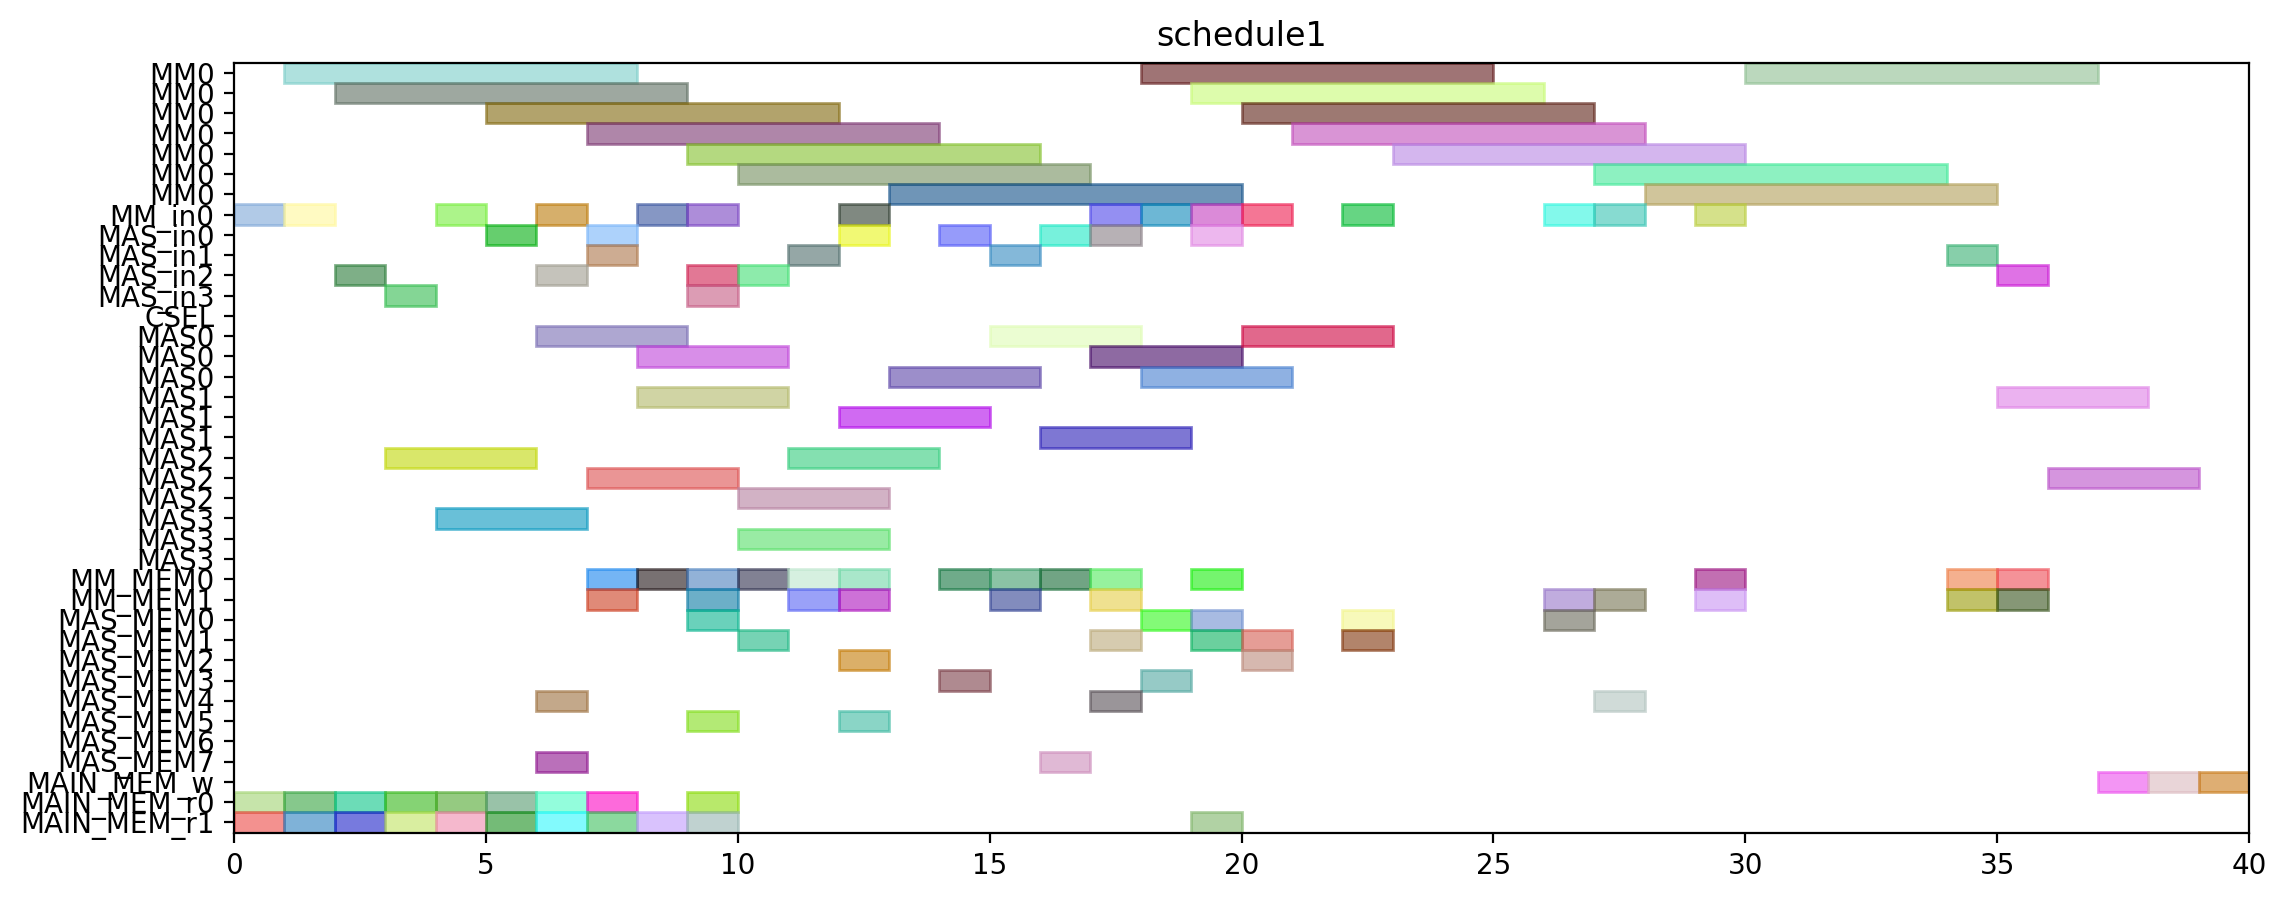

Write the Python code that produced this figure.
from pyschedule import Scenario, solvers, plotters, alt


def solve():
	horizon = 150
	S = Scenario("schedule1", horizon=horizon)

	# resource
	MM = S.Resources('MM', num=1, size=7)
	MM_in = S.Resources('MM_in', num=1)
	MAS_in = S.Resources('MAS_in', num=4)
	CSEL = S.Resource('CSEL')
	MAS = S.Resources('MAS', num=4, size=3, periods=range(1, horizon))
	MM_MEM = S.Resources('MM_MEM', num=2)
	MAS_MEM = S.Resources('MAS_MEM', num=8)
	MAIN_MEM_w = S.Resource('MAIN_MEM_w', size=1)
	MAIN_MEM_r = S.Resources('MAIN_MEM_r', num=2)

	# result of previous scheduling
	t0_in = S.Task('t0_in', length=1, delay_cost=1)
	S += t0_in >= 0
	t0_in += MM_in[0]

	t0_mem0 = S.Task('t0_mem0', length=1, delay_cost=1)
	S += t0_mem0 >= 0
	t0_mem0 += MAIN_MEM_r[0]

	t0_mem1 = S.Task('t0_mem1', length=1, delay_cost=1)
	S += t0_mem1 >= 0
	t0_mem1 += MAIN_MEM_r[1]

	t0 = S.Task('t0', length=7, delay_cost=1)
	S += t0 >= 1
	t0 += MM[0]

	t2_in = S.Task('t2_in', length=1, delay_cost=1)
	S += t2_in >= 1
	t2_in += MM_in[0]

	t2_mem0 = S.Task('t2_mem0', length=1, delay_cost=1)
	S += t2_mem0 >= 1
	t2_mem0 += MAIN_MEM_r[0]

	t2_mem1 = S.Task('t2_mem1', length=1, delay_cost=1)
	S += t2_mem1 >= 1
	t2_mem1 += MAIN_MEM_r[1]

	t2 = S.Task('t2', length=7, delay_cost=1)
	S += t2 >= 2
	t2 += MM[0]

	t3_in = S.Task('t3_in', length=1, delay_cost=1)
	S += t3_in >= 2
	t3_in += MAS_in[2]

	t3_mem0 = S.Task('t3_mem0', length=1, delay_cost=1)
	S += t3_mem0 >= 2
	t3_mem0 += MAIN_MEM_r[0]

	t3_mem1 = S.Task('t3_mem1', length=1, delay_cost=1)
	S += t3_mem1 >= 2
	t3_mem1 += MAIN_MEM_r[1]

	t3 = S.Task('t3', length=3, delay_cost=1)
	S += t3 >= 3
	t3 += MAS[2]

	t4_in = S.Task('t4_in', length=1, delay_cost=1)
	S += t4_in >= 3
	t4_in += MAS_in[3]

	t4_mem0 = S.Task('t4_mem0', length=1, delay_cost=1)
	S += t4_mem0 >= 3
	t4_mem0 += MAIN_MEM_r[0]

	t4_mem1 = S.Task('t4_mem1', length=1, delay_cost=1)
	S += t4_mem1 >= 3
	t4_mem1 += MAIN_MEM_r[1]

	t1_in = S.Task('t1_in', length=1, delay_cost=1)
	S += t1_in >= 4
	t1_in += MM_in[0]

	t1_mem0 = S.Task('t1_mem0', length=1, delay_cost=1)
	S += t1_mem0 >= 4
	t1_mem0 += MAIN_MEM_r[0]

	t1_mem1 = S.Task('t1_mem1', length=1, delay_cost=1)
	S += t1_mem1 >= 4
	t1_mem1 += MAIN_MEM_r[1]

	t4 = S.Task('t4', length=3, delay_cost=1)
	S += t4 >= 4
	t4 += MAS[3]

	t1 = S.Task('t1', length=7, delay_cost=1)
	S += t1 >= 5
	t1 += MM[0]

	t13_in = S.Task('t13_in', length=1, delay_cost=1)
	S += t13_in >= 5
	t13_in += MAS_in[0]

	t13_mem0 = S.Task('t13_mem0', length=1, delay_cost=1)
	S += t13_mem0 >= 5
	t13_mem0 += MAIN_MEM_r[0]

	t13_mem1 = S.Task('t13_mem1', length=1, delay_cost=1)
	S += t13_mem1 >= 5
	t13_mem1 += MAIN_MEM_r[1]

	t13 = S.Task('t13', length=3, delay_cost=1)
	S += t13 >= 6
	t13 += MAS[0]

	t14_in = S.Task('t14_in', length=1, delay_cost=1)
	S += t14_in >= 6
	t14_in += MAS_in[2]

	t14_mem0 = S.Task('t14_mem0', length=1, delay_cost=1)
	S += t14_mem0 >= 6
	t14_mem0 += MAIN_MEM_r[0]

	t14_mem1 = S.Task('t14_mem1', length=1, delay_cost=1)
	S += t14_mem1 >= 6
	t14_mem1 += MAIN_MEM_r[1]

	t5_in = S.Task('t5_in', length=1, delay_cost=1)
	S += t5_in >= 6
	t5_in += MM_in[0]

	t5_mem0 = S.Task('t5_mem0', length=1, delay_cost=1)
	S += t5_mem0 >= 6
	t5_mem0 += MAS_MEM[4]

	t5_mem1 = S.Task('t5_mem1', length=1, delay_cost=1)
	S += t5_mem1 >= 6
	t5_mem1 += MAS_MEM[7]

	t14 = S.Task('t14', length=3, delay_cost=1)
	S += t14 >= 7
	t14 += MAS[2]

	t18_in = S.Task('t18_in', length=1, delay_cost=1)
	S += t18_in >= 7
	t18_in += MAS_in[0]

	t18_mem0 = S.Task('t18_mem0', length=1, delay_cost=1)
	S += t18_mem0 >= 7
	t18_mem0 += MM_MEM[0]

	t18_mem1 = S.Task('t18_mem1', length=1, delay_cost=1)
	S += t18_mem1 >= 7
	t18_mem1 += MM_MEM[1]

	t5 = S.Task('t5', length=7, delay_cost=1)
	S += t5 >= 7
	t5 += MM[0]

	t8_in = S.Task('t8_in', length=1, delay_cost=1)
	S += t8_in >= 7
	t8_in += MAS_in[1]

	t8_mem0 = S.Task('t8_mem0', length=1, delay_cost=1)
	S += t8_mem0 >= 7
	t8_mem0 += MAIN_MEM_r[0]

	t8_mem1 = S.Task('t8_mem1', length=1, delay_cost=1)
	S += t8_mem1 >= 7
	t8_mem1 += MAIN_MEM_r[1]

	t18 = S.Task('t18', length=3, delay_cost=1)
	S += t18 >= 8
	t18 += MAS[0]

	t20_in = S.Task('t20_in', length=1, delay_cost=1)
	S += t20_in >= 8
	t20_in += MM_in[0]

	t20_mem0 = S.Task('t20_mem0', length=1, delay_cost=1)
	S += t20_mem0 >= 8
	t20_mem0 += MM_MEM[0]

	t20_mem1 = S.Task('t20_mem1', length=1, delay_cost=1)
	S += t20_mem1 >= 8
	t20_mem1 += MAIN_MEM_r[1]

	t8 = S.Task('t8', length=3, delay_cost=1)
	S += t8 >= 8
	t8 += MAS[1]

	t15_in = S.Task('t15_in', length=1, delay_cost=1)
	S += t15_in >= 9
	t15_in += MM_in[0]

	t15_mem0 = S.Task('t15_mem0', length=1, delay_cost=1)
	S += t15_mem0 >= 9
	t15_mem0 += MAS_MEM[0]

	t15_mem1 = S.Task('t15_mem1', length=1, delay_cost=1)
	S += t15_mem1 >= 9
	t15_mem1 += MAS_MEM[5]

	t16_in = S.Task('t16_in', length=1, delay_cost=1)
	S += t16_in >= 9
	t16_in += MAS_in[3]

	t16_mem0 = S.Task('t16_mem0', length=1, delay_cost=1)
	S += t16_mem0 >= 9
	t16_mem0 += MM_MEM[0]

	t16_mem1 = S.Task('t16_mem1', length=1, delay_cost=1)
	S += t16_mem1 >= 9
	t16_mem1 += MM_MEM[1]

	t20 = S.Task('t20', length=7, delay_cost=1)
	S += t20 >= 9
	t20 += MM[0]

	t9_in = S.Task('t9_in', length=1, delay_cost=1)
	S += t9_in >= 9
	t9_in += MAS_in[2]

	t9_mem0 = S.Task('t9_mem0', length=1, delay_cost=1)
	S += t9_mem0 >= 9
	t9_mem0 += MAIN_MEM_r[0]

	t9_mem1 = S.Task('t9_mem1', length=1, delay_cost=1)
	S += t9_mem1 >= 9
	t9_mem1 += MAIN_MEM_r[1]

	t15 = S.Task('t15', length=7, delay_cost=1)
	S += t15 >= 10
	t15 += MM[0]

	t16 = S.Task('t16', length=3, delay_cost=1)
	S += t16 >= 10
	t16 += MAS[3]

	t19_in = S.Task('t19_in', length=1, delay_cost=1)
	S += t19_in >= 10
	t19_in += MAS_in[2]

	t19_mem0 = S.Task('t19_mem0', length=1, delay_cost=1)
	S += t19_mem0 >= 10
	t19_mem0 += MM_MEM[0]

	t19_mem1 = S.Task('t19_mem1', length=1, delay_cost=1)
	S += t19_mem1 >= 10
	t19_mem1 += MAS_MEM[1]

	t9 = S.Task('t9', length=3, delay_cost=1)
	S += t9 >= 10
	t9 += MAS[2]

	t19 = S.Task('t19', length=3, delay_cost=1)
	S += t19 >= 11
	t19 += MAS[2]

	t6_in = S.Task('t6_in', length=1, delay_cost=1)
	S += t6_in >= 11
	t6_in += MAS_in[1]

	t6_mem0 = S.Task('t6_mem0', length=1, delay_cost=1)
	S += t6_mem0 >= 11
	t6_mem0 += MM_MEM[0]

	t6_mem1 = S.Task('t6_mem1', length=1, delay_cost=1)
	S += t6_mem1 >= 11
	t6_mem1 += MM_MEM[1]

	t10_in = S.Task('t10_in', length=1, delay_cost=1)
	S += t10_in >= 12
	t10_in += MM_in[0]

	t10_mem0 = S.Task('t10_mem0', length=1, delay_cost=1)
	S += t10_mem0 >= 12
	t10_mem0 += MAS_MEM[2]

	t10_mem1 = S.Task('t10_mem1', length=1, delay_cost=1)
	S += t10_mem1 >= 12
	t10_mem1 += MAS_MEM[5]

	t11_in = S.Task('t11_in', length=1, delay_cost=1)
	S += t11_in >= 12
	t11_in += MAS_in[0]

	t11_mem0 = S.Task('t11_mem0', length=1, delay_cost=1)
	S += t11_mem0 >= 12
	t11_mem0 += MM_MEM[0]

	t11_mem1 = S.Task('t11_mem1', length=1, delay_cost=1)
	S += t11_mem1 >= 12
	t11_mem1 += MM_MEM[1]

	t6 = S.Task('t6', length=3, delay_cost=1)
	S += t6 >= 12
	t6 += MAS[1]

	t10 = S.Task('t10', length=7, delay_cost=1)
	S += t10 >= 13
	t10 += MM[0]

	t11 = S.Task('t11', length=3, delay_cost=1)
	S += t11 >= 13
	t11 += MAS[0]

	t7_in = S.Task('t7_in', length=1, delay_cost=1)
	S += t7_in >= 14
	t7_in += MAS_in[0]

	t7_mem0 = S.Task('t7_mem0', length=1, delay_cost=1)
	S += t7_mem0 >= 14
	t7_mem0 += MM_MEM[0]

	t7_mem1 = S.Task('t7_mem1', length=1, delay_cost=1)
	S += t7_mem1 >= 14
	t7_mem1 += MAS_MEM[3]

	t22_in = S.Task('t22_in', length=1, delay_cost=1)
	S += t22_in >= 15
	t22_in += MAS_in[1]

	t22_mem0 = S.Task('t22_mem0', length=1, delay_cost=1)
	S += t22_mem0 >= 15
	t22_mem0 += MM_MEM[0]

	t22_mem1 = S.Task('t22_mem1', length=1, delay_cost=1)
	S += t22_mem1 >= 15
	t22_mem1 += MM_MEM[1]

	t7 = S.Task('t7', length=3, delay_cost=1)
	S += t7 >= 15
	t7 += MAS[0]

	t17_in = S.Task('t17_in', length=1, delay_cost=1)
	S += t17_in >= 16
	t17_in += MAS_in[0]

	t17_mem0 = S.Task('t17_mem0', length=1, delay_cost=1)
	S += t17_mem0 >= 16
	t17_mem0 += MM_MEM[0]

	t17_mem1 = S.Task('t17_mem1', length=1, delay_cost=1)
	S += t17_mem1 >= 16
	t17_mem1 += MAS_MEM[7]

	t22 = S.Task('t22', length=3, delay_cost=1)
	S += t22 >= 16
	t22 += MAS[1]

	t17 = S.Task('t17', length=3, delay_cost=1)
	S += t17 >= 17
	t17 += MAS[0]

	t21_in = S.Task('t21_in', length=1, delay_cost=1)
	S += t21_in >= 17
	t21_in += MAS_in[0]

	t21_mem0 = S.Task('t21_mem0', length=1, delay_cost=1)
	S += t21_mem0 >= 17
	t21_mem0 += MM_MEM[0]

	t21_mem1 = S.Task('t21_mem1', length=1, delay_cost=1)
	S += t21_mem1 >= 17
	t21_mem1 += MM_MEM[1]

	t28_in = S.Task('t28_in', length=1, delay_cost=1)
	S += t28_in >= 17
	t28_in += MM_in[0]

	t28_mem0 = S.Task('t28_mem0', length=1, delay_cost=1)
	S += t28_mem0 >= 17
	t28_mem0 += MAS_MEM[4]

	t28_mem1 = S.Task('t28_mem1', length=1, delay_cost=1)
	S += t28_mem1 >= 17
	t28_mem1 += MAS_MEM[1]

	t21 = S.Task('t21', length=3, delay_cost=1)
	S += t21 >= 18
	t21 += MAS[0]

	t25_in = S.Task('t25_in', length=1, delay_cost=1)
	S += t25_in >= 18
	t25_in += MM_in[0]

	t25_mem0 = S.Task('t25_mem0', length=1, delay_cost=1)
	S += t25_mem0 >= 18
	t25_mem0 += MAS_MEM[0]

	t25_mem1 = S.Task('t25_mem1', length=1, delay_cost=1)
	S += t25_mem1 >= 18
	t25_mem1 += MAS_MEM[3]

	t28 = S.Task('t28', length=7, delay_cost=1)
	S += t28 >= 18
	t28 += MM[0]

	t12_in = S.Task('t12_in', length=1, delay_cost=1)
	S += t12_in >= 19
	t12_in += MAS_in[0]

	t12_mem0 = S.Task('t12_mem0', length=1, delay_cost=1)
	S += t12_mem0 >= 19
	t12_mem0 += MM_MEM[0]

	t12_mem1 = S.Task('t12_mem1', length=1, delay_cost=1)
	S += t12_mem1 >= 19
	t12_mem1 += MAS_MEM[1]

	t23_in = S.Task('t23_in', length=1, delay_cost=1)
	S += t23_in >= 19
	t23_in += MM_in[0]

	t23_mem0 = S.Task('t23_mem0', length=1, delay_cost=1)
	S += t23_mem0 >= 19
	t23_mem0 += MAS_MEM[0]

	t23_mem1 = S.Task('t23_mem1', length=1, delay_cost=1)
	S += t23_mem1 >= 19
	t23_mem1 += MAIN_MEM_r[1]

	t25 = S.Task('t25', length=7, delay_cost=1)
	S += t25 >= 19
	t25 += MM[0]

	t12 = S.Task('t12', length=3, delay_cost=1)
	S += t12 >= 20
	t12 += MAS[0]

	t23 = S.Task('t23', length=7, delay_cost=1)
	S += t23 >= 20
	t23 += MM[0]

	t27_in = S.Task('t27_in', length=1, delay_cost=1)
	S += t27_in >= 20
	t27_in += MM_in[0]

	t27_mem0 = S.Task('t27_mem0', length=1, delay_cost=1)
	S += t27_mem0 >= 20
	t27_mem0 += MAS_MEM[2]

	t27_mem1 = S.Task('t27_mem1', length=1, delay_cost=1)
	S += t27_mem1 >= 20
	t27_mem1 += MAS_MEM[1]

	t27 = S.Task('t27', length=7, delay_cost=1)
	S += t27 >= 21
	t27 += MM[0]

	t29_in = S.Task('t29_in', length=1, delay_cost=1)
	S += t29_in >= 22
	t29_in += MM_in[0]

	t29_mem0 = S.Task('t29_mem0', length=1, delay_cost=1)
	S += t29_mem0 >= 22
	t29_mem0 += MAS_MEM[0]

	t29_mem1 = S.Task('t29_mem1', length=1, delay_cost=1)
	S += t29_mem1 >= 22
	t29_mem1 += MAS_MEM[1]

	t29 = S.Task('t29', length=7, delay_cost=1)
	S += t29 >= 23
	t29 += MM[0]


	# new tasks
	t24 = S.Task('t24', length=7, delay_cost=1)
	t24 += alt(MM)
	t24_in = S.Task('t24_in', length=1, delay_cost=1)
	t24_in += alt(MM_in)
	S += t24_in*MM_in[0]<=t24*MM[0]
	t24_mem0 = S.Task('t24_mem0', length=1, delay_cost=1)
	t24_mem0 += MAS_MEM[0]
	S += 22 < t24_mem0
	S += t24_mem0 <= t24

	t24_mem1 = S.Task('t24_mem1', length=1, delay_cost=1)
	t24_mem1 += MM_MEM[1]
	S += 26 < t24_mem1
	S += t24_mem1 <= t24

	t26 = S.Task('t26', length=7, delay_cost=1)
	t26 += alt(MM)
	t26_in = S.Task('t26_in', length=1, delay_cost=1)
	t26_in += alt(MM_in)
	S += t26_in*MM_in[0]<=t26*MM[0]
	t26_mem0 = S.Task('t26_mem0', length=1, delay_cost=1)
	t26_mem0 += MAS_MEM[4]
	S += 13 < t26_mem0
	S += t26_mem0 <= t26

	t26_mem1 = S.Task('t26_mem1', length=1, delay_cost=1)
	t26_mem1 += MM_MEM[1]
	S += 26 < t26_mem1
	S += t26_mem1 <= t26

	PZ_new = S.Task('PZ_new', length=7, delay_cost=1)
	PZ_new += alt(MM)
	PZ_new_in = S.Task('PZ_new_in', length=1, delay_cost=1)
	PZ_new_in += alt(MM_in)
	S += PZ_new_in*MM_in[0]<=PZ_new*MM[0]
	S += 0<PZ_new

	PZ_new_w = S.Task('PZ_new_w', length=1, delay_cost=1)
	PZ_new_w += alt(MAIN_MEM_w)
	S += PZ_new <= PZ_new_w

	PZ_new_mem0 = S.Task('PZ_new_mem0', length=1, delay_cost=1)
	PZ_new_mem0 += MM_MEM[0]
	S += 29 < PZ_new_mem0
	S += PZ_new_mem0 <= PZ_new

	PZ_new_mem1 = S.Task('PZ_new_mem1', length=1, delay_cost=1)
	PZ_new_mem1 += MM_MEM[1]
	S += 24 < PZ_new_mem1
	S += PZ_new_mem1 <= PZ_new

	PX_new = S.Task('PX_new', length=3, delay_cost=1)
	PX_new += alt(MAS)
	PX_new_in = S.Task('PX_new_in', length=1, delay_cost=1)
	PX_new_in += alt(MAS_in)
	S += PX_new_in*MAS_in[0]<=PX_new*MAS[0]

	S += PX_new_in*MAS_in[1]<=PX_new*MAS[1]

	S += PX_new_in*MAS_in[2]<=PX_new*MAS[2]

	S += PX_new_in*MAS_in[3]<=PX_new*MAS[3]

	S += 0<PX_new

	PX_new_w = S.Task('PX_new_w', length=1, delay_cost=1)
	PX_new_w += alt(MAIN_MEM_w)
	S += PX_new <= PX_new_w

	PX_new_mem0 = S.Task('PX_new_mem0', length=1, delay_cost=1)
	PX_new_mem0 += MM_MEM[0]
	S += 25 < PX_new_mem0
	S += PX_new_mem0 <= PX_new

	PX_new_mem1 = S.Task('PX_new_mem1', length=1, delay_cost=1)
	PX_new_mem1 += alt(MM_MEM)
	S += (t24*MM[0])-1 < PX_new_mem1*MM_MEM[1]
	S += PX_new_mem1 <= PX_new

	PY_new = S.Task('PY_new', length=3, delay_cost=1)
	PY_new += alt(MAS)
	PY_new_in = S.Task('PY_new_in', length=1, delay_cost=1)
	PY_new_in += alt(MAS_in)
	S += PY_new_in*MAS_in[0]<=PY_new*MAS[0]

	S += PY_new_in*MAS_in[1]<=PY_new*MAS[1]

	S += PY_new_in*MAS_in[2]<=PY_new*MAS[2]

	S += PY_new_in*MAS_in[3]<=PY_new*MAS[3]

	S += 0<PY_new

	PY_new_w = S.Task('PY_new_w', length=1, delay_cost=1)
	PY_new_w += alt(MAIN_MEM_w)
	S += PY_new <= PY_new_w

	PY_new_mem0 = S.Task('PY_new_mem0', length=1, delay_cost=1)
	PY_new_mem0 += MM_MEM[0]
	S += 27 < PY_new_mem0
	S += PY_new_mem0 <= PY_new

	PY_new_mem1 = S.Task('PY_new_mem1', length=1, delay_cost=1)
	PY_new_mem1 += alt(MM_MEM)
	S += (t26*MM[0])-1 < PY_new_mem1*MM_MEM[1]
	S += PY_new_mem1 <= PY_new

	solvers.mip.solve(S,msg=1,kind='CPLEX',ratio_gap=1.01)

	solution = [['hoge']*len(S.solution()[1]) for i in range(len(S.solution()))]
	for i in range(len(S.solution())):
		for j in range(len(S.solution()[i])):
			solution[i][j]=str(S.solution()[i][j])
	print(solution)

	cycles = int(solution[-1][3])

	pic_file_name = "/home/mfukuda/ABE/multiRAM_multiMAS_16mux/scheduling_result/stage7MM1_stage3MAS4/EP_ADD_A_0/schedule1.png"
	if(S.solution() != []):
		plotters.matplotlib.plot(S,img_filename=pic_file_name, show_task_labels=False, fig_size=(cycles*0.25+3, 5))

	return solution
